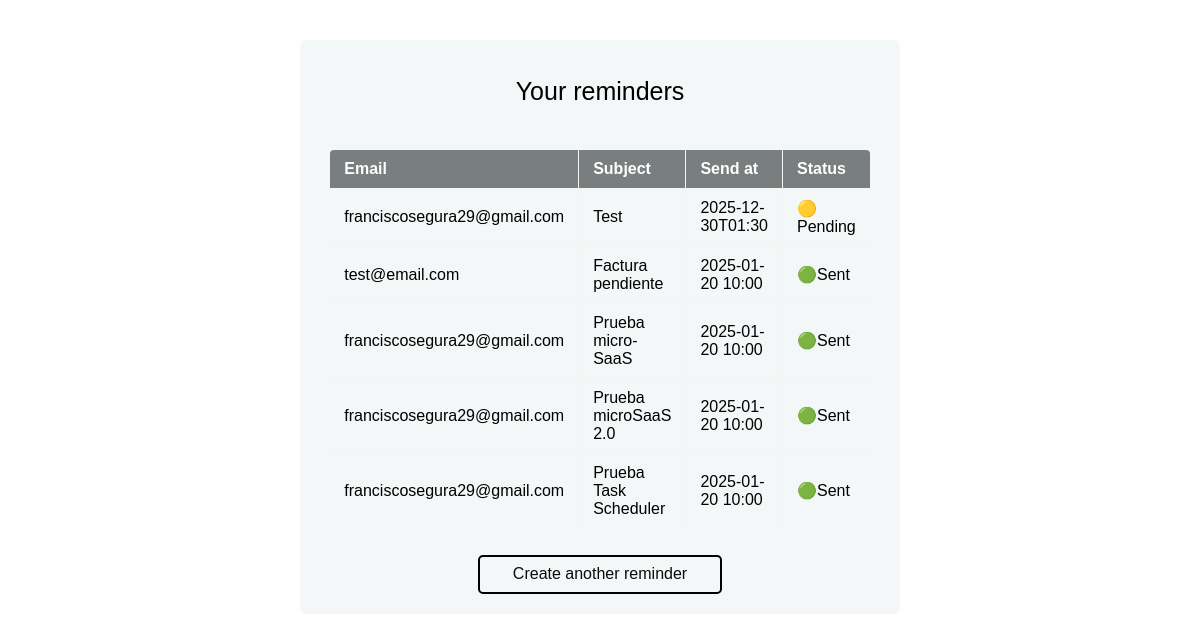
The app's page /reminders, older data.
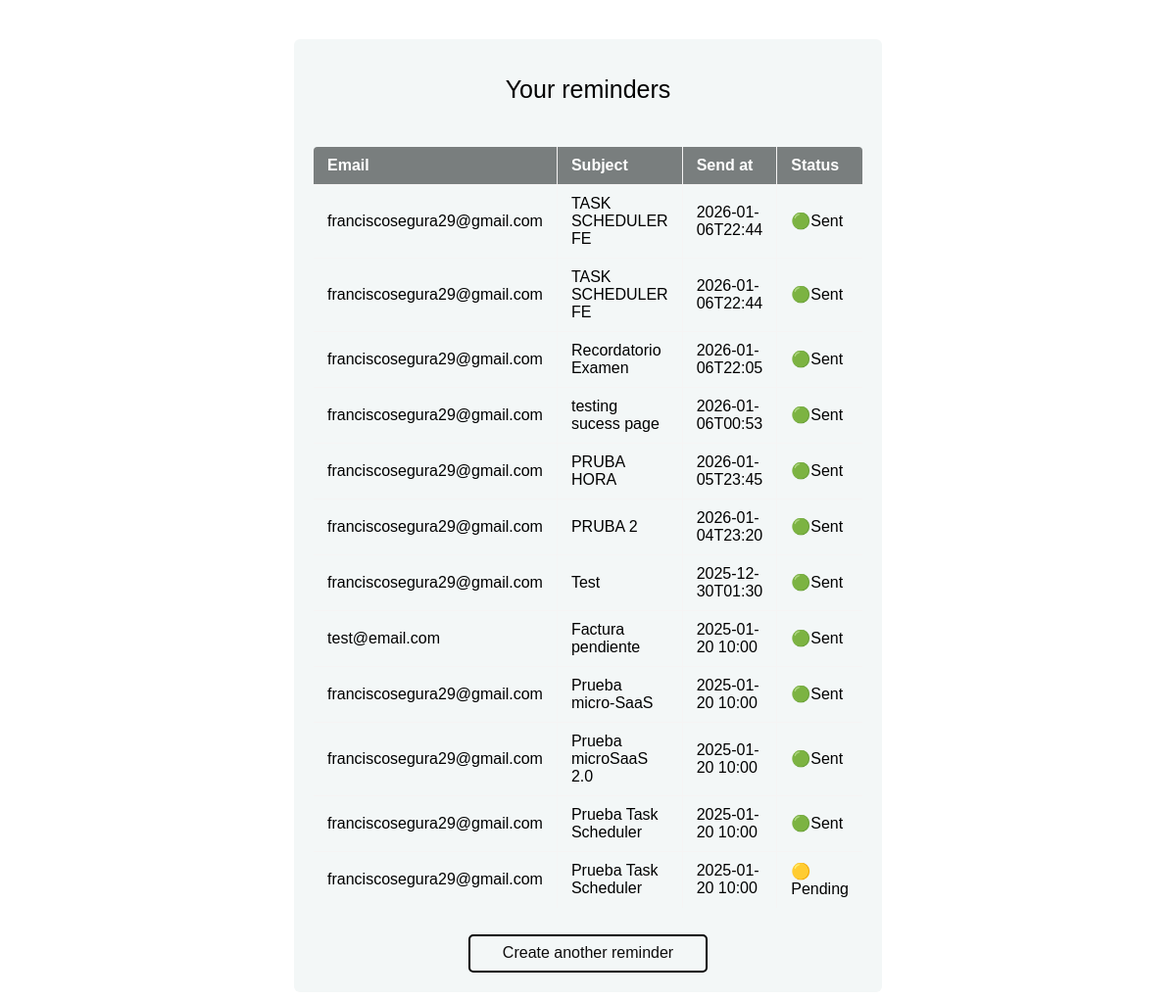
The same page, newer data.
### tables this page shows
CREATE TABLE reminders(
                            id INTEGER PRIMARY KEY AUTOINCREMENT,
                            email_to TEXT NOT NULL,
                            subject TEXT NOT NULL,
                            message TEXT NOT NULL,
                            send_at DATETIME NOT NULL,
                            sent BOOLEAN DEFAULT 0,
                            created_at DATETIME NOT NULL         
                        );

### app.py (the view)
@app.route("/reminders", methods = ["GET"])
def list_reminders():
    reminders = db_manager.get_all_reminders()
    return render_template("reminders.html", reminders= reminders)

### db.py (called while the page is built)
    def _get_connection(self):
        return sqlite3.connect(self.db_path)

    def get_all_reminders(self):
        with self._get_connection() as conn:
            cursor = conn.cursor()
            cursor.execute("""
                            SELECT email_to, subject, send_at, sent FROM reminders ORDER BY send_at DESC
                            """)
            rows = cursor.fetchall()
        return rows

### templates/reminders.html (shortened to what this page needs)
<!DOCTYPE html>
<html lang="en">
    <head>
        <link rel="stylesheet" href="{{ url_for('static', filename = 'styles.css') }}">
        <link rel="stylesheet" href="/static/styles.css">
    </head>
    <body>
        <div class="main-table-container">
            <h1>Your reminders</h1>
            <div class="table-container">
                <table border="1" cellpadding="8">
                    <thead>
                        <tr>
                            <th>Email</th>
                            <th>Subject</th>
                            <th>Send at</th>
                            <th>Status</th>
                        </tr>
                    </thead>
                    <tbody>
                        {% for row in reminders %}
                        <tr>
                            <td>{{ row[0] }}</td>
                            <td>{{ row[1] }}</td>
                            <td>{{ row[2] }}</td>
                            <td>
                                {% if row[3] == 1 %}
                                    🟢Sent
                                {% else %}
                                    🟡Pending
                                {% endif %}
                            </td>
                        </tr>
                        {% endfor %}
                    </tbody>
                </table>
            </div>
            <a href="{{ url_for('home') }}">Create another reminder</a>
        </div>
    </body>
</html>

### static/styles.css (style rules this page uses)
body { font-family: sans-serif; max-width: 600px; margin: 40px auto; }
h1 { font-size: 25px; font-weight: lighter; }
a { color: rgb(12, 11, 11); text-decoration: none; border: 2px solid black; border-radius: 5px; height: 35px; width: 15rem; display: flex; justify-content: center; align-items: center; }
.main-table-container { background-color: rgb(243, 247, 247); border-radius: 6px; display: flex; flex-direction: column; align-items: center; padding: 20px; }
.table-container table { border: 2px solid #f5f4f4; border-collapse: collapse; border-radius: 6px; overflow: hidden; margin: 25px; }
.table-container th, .table-container td { padding: 10px 14px; text-align: left; }
.table-container thead { background-color: #777c7cfb; color: white; }

Row changes from the older to the newer data that the page shows:
added reminders: email_to "franciscosegura29@gmail.com", subject "TASK SCHEDULER FE", send_at "2026-01-06T22:44", sent "🟢Sent"
added reminders: email_to "franciscosegura29@gmail.com", subject "TASK SCHEDULER FE", send_at "2026-01-06T22:44", sent "🟢Sent"
added reminders: email_to "franciscosegura29@gmail.com", subject "Recordatorio Examen", send_at "2026-01-06T22:05", sent "🟢Sent"
added reminders: email_to "franciscosegura29@gmail.com", subject "testing sucess page", send_at "2026-01-06T00:53", sent "🟢Sent"
added reminders: email_to "franciscosegura29@gmail.com", subject "PRUBA HORA", send_at "2026-01-05T23:45", sent "🟢Sent"
added reminders: email_to "franciscosegura29@gmail.com", subject "PRUBA 2", send_at "2026-01-04T23:20", sent "🟢Sent"
changed reminders "Test": sent "🟡Pending" → "🟢Sent"
added reminders: email_to "franciscosegura29@gmail.com", subject "Prueba Task Scheduler", send_at "2025-01-20 10:00", sent "🟡Pending"
